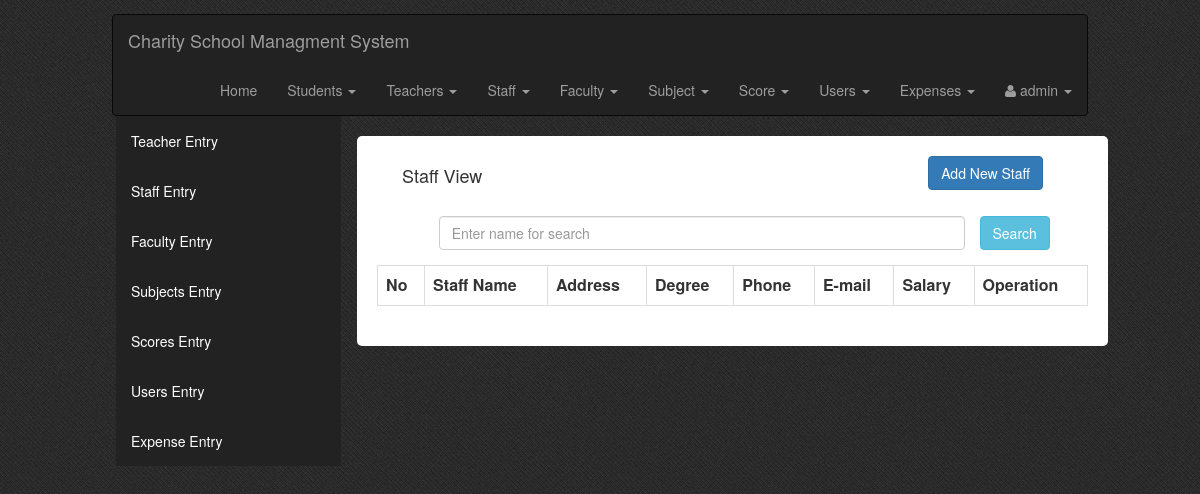
Before: /admin.php?tag=view_staff with the older database file.
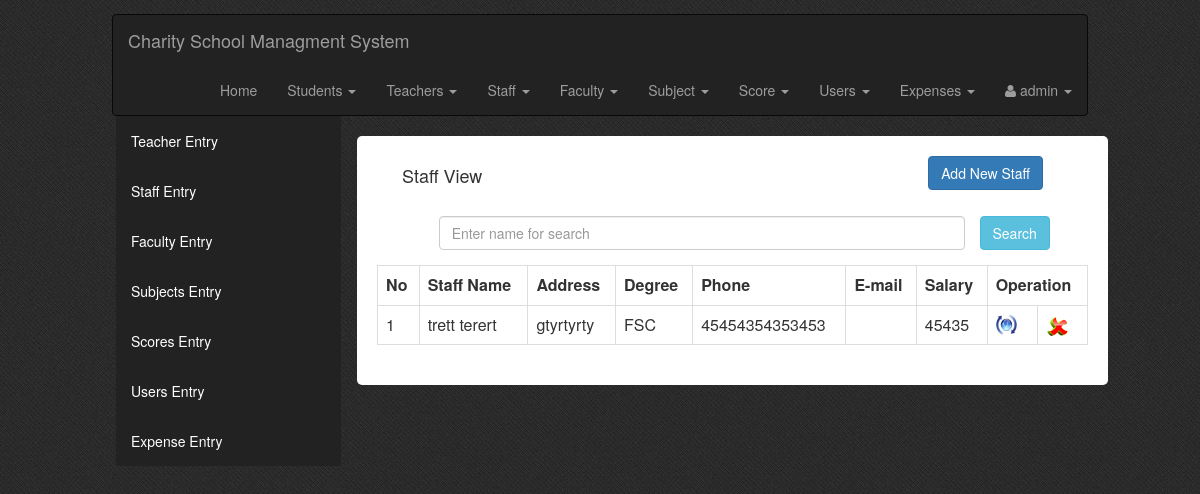
After: the same page with the newer database file.
### tables this page shows
CREATE TABLE `teacher_tbl` (
  `teacher_id` int(10) UNSIGNED NOT NULL,
  `f_name` varchar(30) NOT NULL,
  `l_name` varchar(30) NOT NULL,
  `gender` char(10) NOT NULL,
  `dob` date NOT NULL,
  `address` varchar(100) NOT NULL,
  `degree` varchar(50) NOT NULL,
  `salary` float NOT NULL,
  `married` char(10) NOT NULL,
  `phone` varchar(50) NOT NULL,
  `email` varchar(50) NOT NULL,
  `type` varchar(80) NOT NULL DEFAULT 'teacher'
);

### View_Staff.php (the view, shortened to what this page needs)
<!DOCTYPE html PUBLIC "-//W3C//DTD XHTML 1.0 Transitional//EN" "http://www.w3.org/TR/xhtml1/DTD/xhtml1-transitional.dtd">
<html xmlns="http://www.w3.org/1999/xhtml">
<head>
<link rel="stylesheet" type="text/css" href="css/style_view.css" />
</head>
<body>
<div class="col-md-12 view-form-style">
<div class="col-md-12 entry-head margin-20b">
<h4 class="left">Staff View</h4>
<a class="btn btn-primary right" href="?tag=staff_entry">Add New Staff</a>
</div>
<form role="form" data-toggle="validator" method="post" class="form-horizontal">
<div class="form-group">
<div class="col-md-9 col-md-offset-1 col-xs-9 col-sm-10">
<input type="text" class="form-control" name="searchtxt" Placeholder="Enter name for search" autocomplete="off"/></div>
<input type="submit" name="btnsearch" value="Search" class="btn btn-info"/>
</div>
</form>
<div class="table-responsive">
<table class="table table-bordered">
<tr>
<th>No</th>
<th>Staff Name</th>
<th>Address</th>
<th>Degree</th>
<th>Phone</th>
<th>E-mail</th>
<th>Salary</th>
<th colspan="2">Operation</th>
</tr>
<?php
$key="";
if($key !="")
$sql_sel=mysql_query("SElECT * FROM teacher_tbl WHERE type='teacher' and f_name like '%$key%' or l_name like '%$key%'");
else
$sql_sel=mysql_query("SELECT * FROM teacher_tbl where type='staff'");
$i=0;
while($row=mysql_fetch_array($sql_sel)){
$i++;
$color=($i%2==0)?"lightblue":"white";
?>
<tr bgcolor="<?php echo $color?>">
<td><?php echo $i;?></td>
<td><?php echo $row['f_name']." ".$row['l_name'];?></td>
<td><?php echo $row['address'];?></td>
<td><?php echo $row['degree'];?></td>
<td><?php echo $row['phone'];?></td>
<td><?php echo $row['email'];?></td>
<td><?php echo $row['salary'];?></td>
<td><a href="?tag=staff_entry&opr=upd&rs_id=<?php echo $row['teacher_id'];?>" title="Update"><img src="picture/update.png" /></a></td>
<td><a href="?tag=view_staff&opr=del&rs_id=<?php echo $row['teacher_id'];?>" title="Delete"><img src="picture/delete.png" /></a></td>
</tr>
<?php
}
?>
</table>
</div>
</body>
</html>

Changed rows visible on the page:
added teacher_tbl: f_name "trett", l_name "terert", address "gtyrtyrty", degree "FSC", phone "45454354353453", salary "45435"
